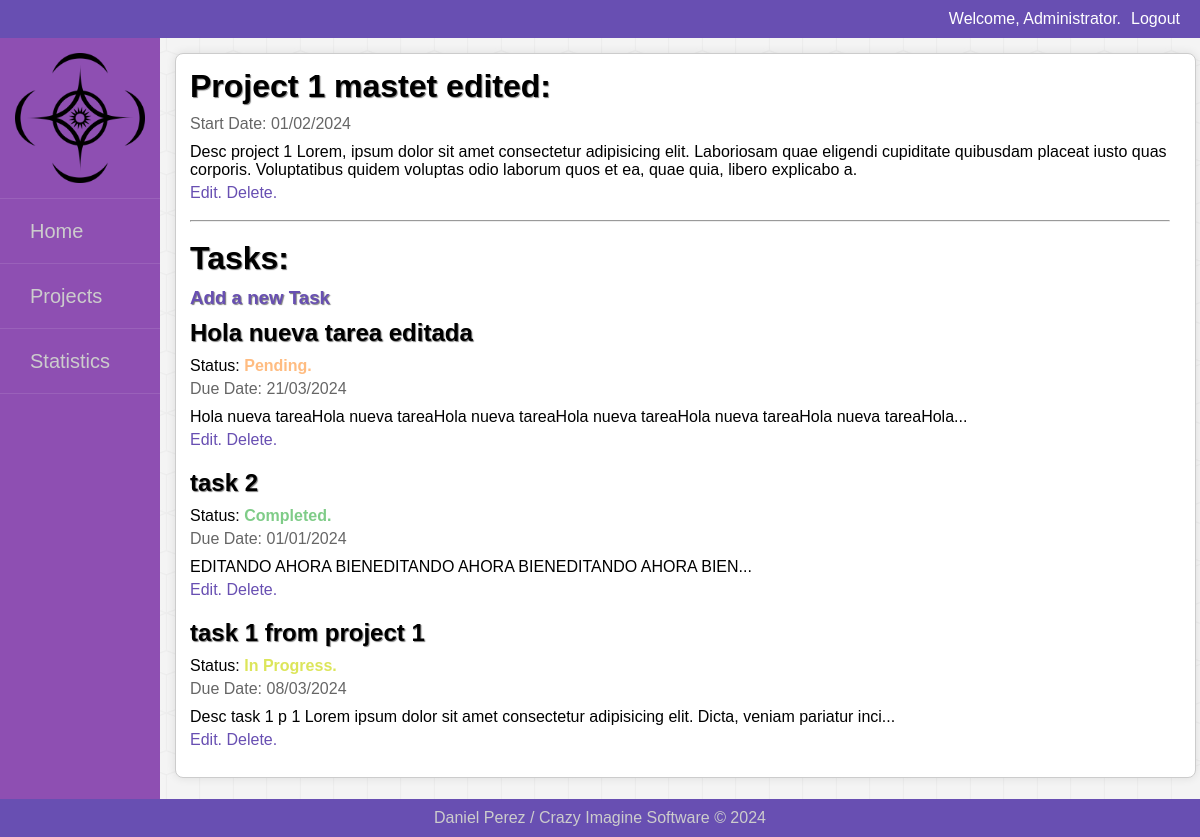
Screenshot of /projectCI/project.php?id=1 (signed in) with the database file from the repository.
### tables this page shows
CREATE TABLE `projects` (
  `id` int(100) NOT NULL,
  `name` varchar(100) DEFAULT NULL,
  `description` text DEFAULT NULL,
  `start_date` date DEFAULT NULL,
  `user_id` int(100) DEFAULT NULL
);

CREATE TABLE `tasks` (
  `id` int(100) NOT NULL,
  `project_id` int(100) DEFAULT NULL,
  `name` varchar(100) DEFAULT NULL,
  `description` text DEFAULT NULL,
  `due_date` date DEFAULT NULL,
  `status` enum('pending','in_progress','completed') DEFAULT 'pending'
);

### projectCI/includes/helpers.php (called while the page is built, shortened)
<?php
function findProject($connection,  $id)
{
    $sql = "SELECT * FROM projects WHERE id = $id";
    $project = mysqli_query($connection, $sql);
    $result = array();
    if ($project && mysqli_num_rows($project) > 0) {
        $result = mysqli_fetch_assoc($project);
    }
    return $result;
}
function findTasks($connection, $id)
{
    $sql = "SELECT t.* , p.name AS 'projectName'"
        . " FROM tasks t"
        . " JOIN projects p ON t.project_id = p.id"
        . " WHERE p.id = $id"
        . " ORDER BY t.id DESC;";
    $tasks = mysqli_query($connection, $sql);
    $result = array();
    if ($tasks && mysqli_num_rows($tasks)  > 0) {
        $result = $tasks;
    }
    return $result;
}

### projectCI/project.php (the view, shortened to what this page needs)
<?php
require_once 'includes/connection.php';
require_once 'includes/helpers.php';
$actualProject = findProject($db, $_GET['id']);
$tasks = findTasks($db, $_GET['id']);
require_once 'includes/header.php';
?>
<div id="main">
    <h1><?= $actualProject['name'] ?>:</h1>
    <span class="date">Start Date: <?= date('d/m/Y', strtotime($actualProject['start_date'])) ?></span>
    <p><?= $actualProject['description'] ?></p>
    <a href="editProjects.php?id=<?= $actualProject['id'] ?>" class="projectLink">Edit.</a>
    <a href="deleteProjects.php?id=<?= $actualProject['id'] ?>" class="projectLink">Delete.</a>
    <br><br>
    <hr>
    <br>
    <h1>Tasks:</h1>
    <h3><a href='createTasks.php?id=<?= $actualProject['id'] ?>' class='projectLink'>Add a new Task</a></h3>
    <?php if (!empty($tasks)) : ?>
        <?php while ($task = mysqli_fetch_assoc($tasks)) : ?>
            <article class="projects">
                <h2><?= $task['name'] ?></h2>
                <p>Status:
                    <?php if ($task['status'] == 'pending') : ?>
                        <span class="status-orange">Pending.</span><br>
                    <?php elseif ($task['status'] == 'in_progress') :  ?>
                        <span class="status-yellow">In Progress.</span><br>
                    <?php elseif ($task['status'] == 'completed') :  ?>
                        <span class="status-green">Completed.</span><br>
                    <?php endif;  ?>
                </p>
                <span class="date">Due Date: <?= date('d/m/Y', strtotime($task['due_date'])) ?></span>
                <p><?= substr($task['description'], 0, 100) . "..." ?></p>
                <a href="editTask.php?id=<?= $task['id'] ?>" class="projectLink">Edit.</a>
                <a href="deleteTask.php?id=<?= $task['id'] ?>" class="projectLink">Delete.</a>
            </article>
        <?php endwhile; ?>
    <?php else : ?>
        <p>You have not registered any tasks so far..</p>
    <?php endif; ?>
</div>
<?php require_once 'includes/footer.php'; ?>

### projectCI/includes/header.php (shortened to what this page needs)
<?php
require_once 'helpers.php';
?>
<!DOCTYPE html>
<html lang="en">
<head>
    <link rel="stylesheet" type="text/css" href="./assets/css/style.css" />
</head>
<body>
    <header id="header">
        <nav id="headerMenu">
            <ul>
                <li id="loginLink">
                    <?php if (isset($_SESSION['user'])) : ?>
                        <div id="userGreeting">
                            <span>Welcome, <?= $_SESSION['user']['name']; ?>.</span>
                            <a href="logout.php">Logout</a>
                        </div>
                    <?php else : ?>
                        <div id="loginLink">
                            <a href="login.php">Log in</a>
                        </div>
                    <?php endif; ?>
                </li>
            </ul>
        </nav>
    </header>
    <div id='container'>
        <aside id='sidebar'>
            <nav id='menu'>
                <ul>
                    <li>
                        <img src="assets/img/cosmere.png" alt="logo">
                    </li>
                    <li>
                        <a href="index.php">Home</a>
                    </li>
                    <li>
                        <a href="projects.php">Projects</a>
                    </li>
                    <li>
                        <a href="statistics.php">Statistics</a>
                    </li>
                </ul>
            </nav>
        </aside>
        <main id='content'>

### projectCI/includes/footer.php (shortened to what this page needs)
</main>
</div>
<footer id='footer'>
    <p>Daniel Perez / Crazy Imagine Software &copy; 2024</p>
</footer>
</body>
</html>

### projectCI/assets/css/style.css (style rules this page uses)
* { margin: 0; padding: 0; box-sizing: border-box; font-family: Arial, Helvetica, sans-serif; }
body { background: url(../img/cubes.png) #f4f4f4; display: flex; flex-direction: column; min-height: 100vh; }
header { background: rgb(104, 79, 178); padding: 10px 20px; text-align: center; position: fixed; top: 0; width: 100%; z-index: 9999; }
#headerMenu, #userGreeting, #loginLink { display: flex; justify-content: flex-end; align-items: center; }
#userGreeting span { color: #fff; margin-right: 10px; }
#loginLink a, #userGreeting a { color: #fff; text-decoration: none; }
#container { width: 100%; margin: 38px auto; display: flex; }
#sidebar { position: fixed; width: 160px; height: calc(100% - 76px); background: rgb(142, 79, 178); transition: all 0.3s ease; flex: 0 0 160px; left: 0; top: 38px; overflow-y: auto; }
#menu ul { list-style: none; }
#menu ul li img { width: 100%; height: auto; display: block; padding: 15px; border-bottom: 1px solid rgba(255, 255, 255, 0.1); }
#menu ul li a { display: block; height: 65px; line-height: 65px; font-size: 20px; color: #ccc; padding-left: 30px; box-sizing: border-box; border-bottom: 1px solid rgba(255, 255, 255, 0.1); transition: 0.3s; text-decoration: none; }
#content { flex: 1; width: calc(100% - 160px); margin-left: 160px; padding: 30px; position: relative; z-index: 1; }
#content::before { content: ""; position: absolute; top: 15px; left: 15px; bottom: 15px; right: 15px; width: 98%; height: 95%; background-color: rgba(255, 255, 255); border-radius: 10px; z-index: -1; border: 1px solid #ccc; border-radius: 8px; box-shadow: 0 0 10px rgba(0, 0, 0, 0.1); }
#footer { background: rgb(104, 79, 178); color: #ccc; padding: 10px; text-align: center; position: fixed; left: 0; bottom: 0; width: 100%; flex: 0 0 auto; z-index: 9999; }
#main h1 { margin-bottom: 10px; text-shadow: 1px 1px 1px rgb(126, 126, 126); }
#main h3 { color: #4c66af; text-shadow: 1px 1px 1px rgb(126, 126, 126); margin-bottom: 10px; }
#main p { margin-top: 10px; margin-bottom: 5px; }
.projects { margin-bottom: 20px; }
.projects h2 { text-shadow: 1px 1px 1px rgb(126, 126, 126); margin-bottom: 5px; color: black; }
.projectLink { display: inline; padding: 0; color: rgb(104, 79, 178); border: none; transition: color 0.3s ease; text-decoration: none; }
span.date { color: #666; }
span.status-orange { color: #ff7e0e85; font-weight: bold; }
span.status-yellow { color: rgba(203, 217, 12, 0.678); font-weight: bold; }
span.status-green { color: #0a9d1b85; font-weight: bold; }

### rows the page displays
projects: name "Project 1 mastet edited", start_date "01/02/2024", description "Desc project 1 Lorem, ipsum dolor sit amet consectetur adipisicing elit. Laboriosam quae eligendi cupiditate quibusdam placeat iusto quas corporis. Voluptatibus quidem voluptas odio laborum quos et ea, quae quia, libero explicabo a."
tasks: name "Hola nueva tarea editada", status "Pending.", due_date "21/03/2024", description "Hola nueva tareaHola nueva tareaHola nueva tareaHola nueva tareaHola nueva tareaHola nueva tareaHola"
tasks: name "task 2", status "Completed.", due_date "01/01/2024", description "EDITANDO AHORA BIENEDITANDO AHORA BIENEDITANDO AHORA BIEN"
tasks: name "task 1 from project 1", status "In Progress.", due_date "08/03/2024", description "Desc task 1 p 1 Lorem ipsum dolor sit amet consectetur adipisicing elit. Dicta, veniam pariatur inci"

### other values shown
$_SESSION['user']['name'] "Administrator"
